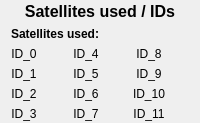
            <widget class="QFrame" name="frame_2">
             <property name="sizePolicy">
              <sizepolicy hsizetype="Preferred" vsizetype="Expanding">
               <horstretch>0</horstretch>
               <verstretch>0</verstretch>
              </sizepolicy>
             </property>
             <property name="frameShape">
              <enum>QFrame::NoFrame</enum>
             </property>
             <property name="frameShadow">
              <enum>QFrame::Raised</enum>
             </property>
             <layout class="QGridLayout" name="gridLayout_16">
              <property name="topMargin">
               <number>2</number>
              </property>
              <property name="bottomMargin">
               <number>2</number>
              </property>
              <property name="horizontalSpacing">
               <number>10</number>
              </property>
              <item row="3" column="3">
               <widget class="QLabel" name="gps_id_sat5_value">
                <property name="text">
                 <string>&lt;value&gt;</string>
                </property>
                <property name="alignment">
                 <set>Qt::AlignCenter</set>
                </property>
               </widget>
              </item>
              <item row="4" column="3">
               <widget class="QLabel" name="gps_id_sat6_value">
                <property name="text">
                 <string>&lt;value&gt;</string>
                </property>
                <property name="alignment">
                 <set>Qt::AlignCenter</set>
                </property>
               </widget>
              </item>
              <item row="3" column="5">
               <widget class="QLabel" name="gps_id_sat9_value">
                <property name="text">
                 <string>&lt;value&gt;</string>
                </property>
                <property name="alignment">
                 <set>Qt::AlignCenter</set>
                </property>
               </widget>
              </item>
              <item row="2" column="4">
               <widget class="QLabel" name="label_75">
                <property name="text">
                 <string>ID_8</string>
                </property>
                <property name="alignment">
                 <set>Qt::AlignCenter</set>
                </property>
               </widget>
              </item>
              <item row="5" column="0">
               <widget class="QLabel" name="label_28">
                <property name="text">
                 <string>ID_3</string>
                </property>
                <property name="alignment">
                 <set>Qt::AlignCenter</set>
                </property>
               </widget>
              </item>
              <item row="3" column="4">
               <widget class="QLabel" name="label_74">
                <property name="text">
                 <string>ID_9</string>
                </property>
                <property name="alignment">
                 <set>Qt::AlignCenter</set>
                </property>
               </widget>
              </item>
              <item row="2" column="0">
               <widget class="QLabel" name="label_25">
                <property name="text">
                 <string>ID_0</string>
                </property>
                <property name="alignment">
                 <set>Qt::AlignCenter</set>
                </property>
               </widget>
              </item>
              <item row="5" column="4">
               <widget class="QLabel" name="label_76">
                <property name="text">
                 <string>ID_11</string>
                </property>
                <property name="alignment">
                 <set>Qt::AlignCenter</set>
                </property>
               </widget>
              </item>
              <item row="5" column="2">
               <widget class="QLabel" name="label_35">
                <property name="text">
                 <string>ID_7</string>
                </property>
                <property name="alignment">
                 <set>Qt::AlignCenter</set>
                </property>
               </widget>
              </item>
              <item row="3" column="0">
               <widget class="QLabel" name="label_26">
                <property name="text">
                 <string>ID_1</string>
                </property>
                <property name="alignment">
                 <set>Qt::AlignCenter</set>
                </property>
               </widget>
              </item>
              <item row="0" column="0" colspan="6">
               <widget class="QLabel" name="label_12">
                <property name="font">
                 <font>
                  <pointsize>12</pointsize>
                  <weight>75</weight>
                  <bold>true</bold>
                 </font>
                </property>
                <property name="text">
                 <string>Satellites used / IDs</string>
                </property>
                <property name="alignment">
                 <set>Qt::AlignCenter</set>
                </property>
               </widget>
              </item>
              <item row="5" column="5">
               <widget class="QLabel" name="gps_id_sat11_value">
                <property name="text">
                 <string>&lt;value&gt;</string>
                </property>
                <property name="alignment">
                 <set>Qt::AlignCenter</set>
                </property>
               </widget>
              </item>
              <item row="5" column="1">
               <widget class="QLabel" name="gps_id_sat3_value">
                <property name="text">
                 <string>&lt;value&gt;</string>
                </property>
                <property name="alignment">
                 <set>Qt::AlignCenter</set>
                </property>
               </widget>
              </item>
              <item row="2" column="2">
               <widget class="QLabel" name="label_33">
                <property name="text">
                 <string>ID_4</string>
                </property>
                <property name="alignment">
                 <set>Qt::AlignCenter</set>
                </property>
               </widget>
              </item>
              <item row="4" column="0">
               <widget class="QLabel" name="label_27">
                <property name="text">
                 <string>ID_2</string>
                </property>
                <property name="alignment">
                 <set>Qt::AlignCenter</set>
                </property>
               </widget>
              </item>
              <item row="2" column="5">
               <widget class="QLabel" name="gps_id_sat8_value">
                <property name="text">
                 <string>&lt;value&gt;</string>
                </property>
                <property name="alignment">
                 <set>Qt::AlignCenter</set>
                </property>
               </widget>
              </item>
              <item row="4" column="4">
               <widget class="QLabel" name="label_73">
                <property name="text">
                 <string>ID_10</string>
                </property>
                <property name="alignment">
                 <set>Qt::AlignCenter</set>
                </property>
               </widget>
              </item>
              <item row="4" column="1">
               <widget class="QLabel" name="gps_id_sat2_value">
                <property name="text">
                 <string>&lt;value&gt;</string>
                </property>
                <property name="alignment">
                 <set>Qt::AlignCenter</set>
                </property>
               </widget>
              </item>
              <item row="2" column="1">
               <widget class="QLabel" name="gps_id_sat0_value">
                <property name="text">
                 <string>&lt;value&gt;</string>
                </property>
                <property name="alignment">
                 <set>Qt::AlignCenter</set>
                </property>
               </widget>
              </item>
              <item row="1" column="0" colspan="3">
               <widget class="QLabel" name="label_102">
                <property name="font">
                 <font>
                  <weight>75</weight>
                  <bold>true</bold>
                 </font>
                </property>
                <property name="text">
                 <string>Satellites used:</string>
                </property>
                <property name="alignment">
                 <set>Qt::AlignRight|Qt::AlignTrailing|Qt::AlignVCenter</set>
                </property>
               </widget>
              </item>
              <item row="4" column="2">
               <widget class="QLabel" name="label_72">
                <property name="text">
                 <string>ID_6</string>
                </property>
                <property name="alignment">
                 <set>Qt::AlignCenter</set>
                </property>
               </widget>
              </item>
              <item row="5" column="3">
               <widget class="QLabel" name="gps_id_sat7_value">
                <property name="text">
                 <string>&lt;value&gt;</string>
                </property>
                <property name="alignment">
                 <set>Qt::AlignCenter</set>
                </property>
               </widget>
              </item>
              <item row="3" column="1">
               <widget class="QLabel" name="gps_id_sat1_value">
                <property name="text">
                 <string>&lt;value&gt;</string>
                </property>
                <property name="alignment">
                 <set>Qt::AlignCenter</set>
                </property>
               </widget>
              </item>
              <item row="2" column="3">
               <widget class="QLabel" name="gps_id_sat4_value">
                <property name="text">
                 <string>&lt;value&gt;</string>
                </property>
                <property name="alignment">
                 <set>Qt::AlignCenter</set>
                </property>
               </widget>
              </item>
              <item row="4" column="5">
               <widget class="QLabel" name="gps_id_sat10_value">
                <property name="text">
                 <string>&lt;value&gt;</string>
                </property>
                <property name="alignment">
                 <set>Qt::AlignCenter</set>
                </property>
               </widget>
              </item>
              <item row="3" column="2">
               <widget class="QLabel" name="label_36">
                <property name="text">
                 <string>ID_5</string>
                </property>
                <property name="alignment">
                 <set>Qt::AlignCenter</set>
                </property>
               </widget>
              </item>
              <item row="1" column="3" colspan="3">
               <widget class="QLabel" name="gps_sats_used_value">
                <property name="text">
                 <string>&lt;value&gt;</string>
                </property>
               </widget>
              </item>
             </layout>
            </widget>
